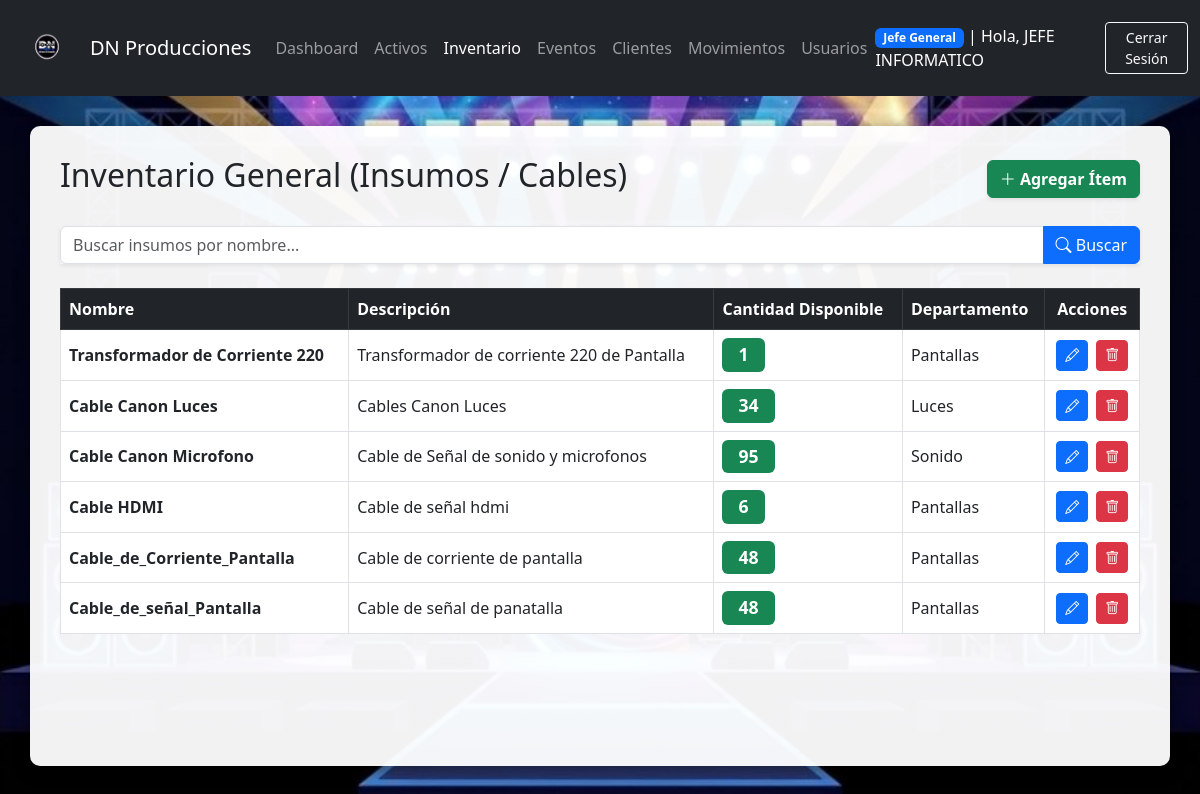
Screenshot of /inventario.php (signed in) with the database file from the repository.
### tables this page shows
CREATE TABLE `inventario` (
  `id` int(11) NOT NULL AUTO_INCREMENT,
  `nombre` varchar(100) NOT NULL,
  `descripcion` text DEFAULT NULL,
  `cantidad` int(11) NOT NULL DEFAULT 0,
  `id_departamento` int(11) NOT NULL,
  PRIMARY KEY (`id`),
  KEY `id_departamento` (`id_departamento`),
  CONSTRAINT `inventario_ibfk_1` FOREIGN KEY (`id_departamento`) REFERENCES `departamentos` (`id`) ON UPDATE CASCADE
);

CREATE TABLE `departamentos` (
  `id` int(11) NOT NULL AUTO_INCREMENT,
  `nombre` varchar(50) NOT NULL,
  PRIMARY KEY (`id`),
  UNIQUE KEY `nombre` (`nombre`)
);

### inventario.php (the view, shortened to what this page needs)
<?php
require 'db.php';
$search = isset($_GET['search']) ? $conn->real_escape_string($_GET['search']) : '';
$sql = "SELECT i.*, d.nombre as departamento_nombre
        FROM inventario i
        LEFT JOIN departamentos d ON i.id_departamento = d.id";
$is_global = in_array($_SESSION['rol'], ['admin', 'jefe_general']);
$sql .= " ORDER BY i.id DESC";
$result = $conn->query($sql);
?>
<!DOCTYPE html>
<html lang="es">
<head>
    <link href="https://cdn.jsdelivr.net/npm/bootstrap@5.3.0/dist/css/bootstrap.min.css" rel="stylesheet">
    <link rel="stylesheet" href="https://cdn.jsdelivr.net/npm/bootstrap-icons@1.10.5/font/bootstrap-icons.css">
</head>
<body>
    <nav class="navbar navbar-expand-lg navbar-dark bg-dark">
        <div class="container-fluid">
            <a class="navbar-brand d-flex align-items-center" href="admin.php">
                <img src="logo_dn_transparente.png" alt="Logo" width="70" height="70" class="me-2" style="object-fit: contain;">
                DN Producciones
            </a>
            <div class="collapse navbar-collapse" id="navbarNav">
                <ul class="navbar-nav me-auto">
                    <li class="nav-item"><a class="nav-link" href="admin.php">Dashboard</a></li>
                    <li class="nav-item"><a class="nav-link" href="activos.php">Activos</a></li>
                    <li class="nav-item"><a class="nav-link active" href="inventario.php">Inventario</a></li>
                    <li class="nav-item"><a class="nav-link" href="eventos.php">Eventos</a></li>
                    <?php if($is_global): ?>
                    <li class="nav-item"><a class="nav-link" href="clientes.php">Clientes</a></li>
                    <li class="nav-item"><a class="nav-link" href="movimientos.php">Movimientos</a></li>
                    <?php endif; ?>
                    <?php if(isset($_SESSION['rol']) && $_SESSION['rol'] === 'admin'): ?><li class="nav-item"><a class="nav-link" href="usuarios.php">Usuarios</a></li><?php endif; ?>
                </ul>
                <span class="navbar-text me-3 text-white">
                    <strong class="badge bg-primary"><?php echo $is_global ? 'Jefe General' : 'Jefe Dept'; ?></strong> | Hola, <?php echo htmlspecialchars($_SESSION['nombre']); ?>
                </span>
                <a href="logout.php" class="btn btn-outline-light btn-sm">Cerrar Sesión</a>
            </div>
        </div>
    </nav>
    <div class="container dashboard-container">
        <div class="d-flex justify-content-between align-items-center mb-4">
            <h2>Inventario General (Insumos / Cables)</h2>
            <button class="btn btn-success fw-bold shadow-sm" data-bs-toggle="modal" data-bs-target="#modalNuevoInventario">
                <i class="bi bi-plus-lg"></i> Agregar Ítem
            </button>
        </div>
        <form method="GET" action="inventario.php" class="mb-4">
            <div class="input-group shadow-sm">
                <input type="text" name="search" class="form-control" placeholder="Buscar insumos por nombre..." value="<?php echo htmlspecialchars($search); ?>">
                <button class="btn btn-primary" type="submit"><i class="bi bi-search"></i> Buscar</button>
            </div>
        </form>
        <div class="table-responsive">
            <table class="table table-hover table-bordered align-middle bg-white">
                <thead class="table-dark">
                    <tr>
                        <th>Nombre</th>
                        <th>Descripción</th>
                        <th>Cantidad Disponible</th>
                        <th>Departamento</th>
                        <th class="text-center">Acciones</th>
                    </tr>
                </thead>
                <tbody>
                    <?php
                    if ($result->num_rows > 0) {
                        while($row = $result->fetch_assoc()) {
                            $badge_class = ($row['cantidad'] > 0) ? 'bg-success' : 'bg-danger';
                            echo "<tr>
                                <td><strong>{$row['nombre']}</strong></td>
                                <td>{$row['descripcion']}</td>
                                <td><span class='badge {$badge_class} px-3 py-2' style='font-size:1.1em;'>{$row['cantidad']}</span></td>
                                <td>{$row['departamento_nombre']}</td>
                                <td class='text-center'>
                                    <button class='btn btn-primary btn-sm me-1' onclick='abrirModalEditarInv(this)'
                                        data-id='{$row['id']}'
                                        data-nombre='{$row['nombre']}'
                                        data-desc='{$row['descripcion']}'
                                        data-cantidad='{$row['cantidad']}'
                                        data-dep='{$row['id_departamento']}' title='Editar'>
                                        <i class='bi bi-pencil'></i>
                                    </button>
                                    <button class='btn btn-danger btn-sm' onclick='confirmarEliminarInv({$row['id']})' title='Eliminar'>
                                        <i class='bi bi-trash'></i>
                                    </button>
                                </td>
                            </tr>";
                        }
                    } else {
                        echo "<tr><td colspan='5' class='text-center py-4 text-muted'>No se encontraron ítems en el inventario.</td></tr>";
                    }
                    ?>
                </tbody>
            </table>
        </div>
    </div>
</body>
</html>

### inventario.php (style rules this page uses)
body { background-image: url('fondo.jpg'); background-size: cover; background-position: center; background-attachment: fixed; }
.dashboard-container { background: rgba(255, 255, 255, 0.95); border-radius: 10px; padding: 30px; margin-top: 30px; box-shadow: 0 4px 15px rgba(0,0,0,0.5); min-height: 80vh; }

### rows the page displays
inventario: nombre "Transformador de Corriente 220", descripcion "Transformador de corriente 220 de Pantalla", cantidad "1", id_departamento.nombre "Pantallas"
inventario: nombre "Cable Canon Luces", descripcion "Cables Canon Luces", cantidad "34", id_departamento.nombre "Luces"
inventario: nombre "Cable Canon Microfono", descripcion "Cable de Señal de sonido y microfonos", cantidad "95", id_departamento.nombre "Sonido"
inventario: nombre "Cable HDMI", descripcion "Cable de señal hdmi", cantidad "6", id_departamento.nombre "Pantallas"
inventario: nombre "Cable_de_Corriente_Pantalla", descripcion "Cable de corriente de pantalla", cantidad "48", id_departamento.nombre "Pantallas"
inventario: nombre "Cable_de_señal_Pantalla", descripcion "Cable de señal de panatalla", cantidad "48", id_departamento.nombre "Pantallas"

### other values shown
$_SESSION['nombre'] "JEFE INFORMATICO"
